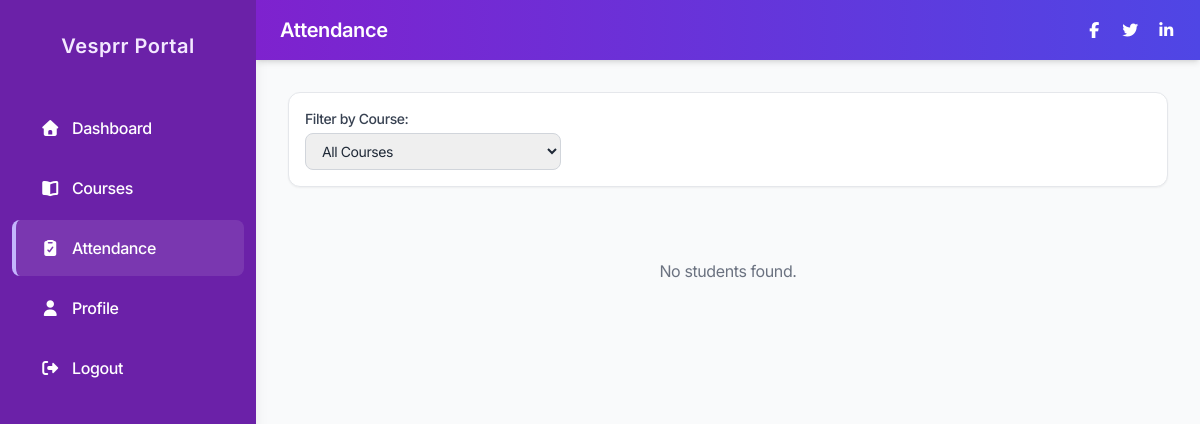
Before: /attendance/ with the older database file.
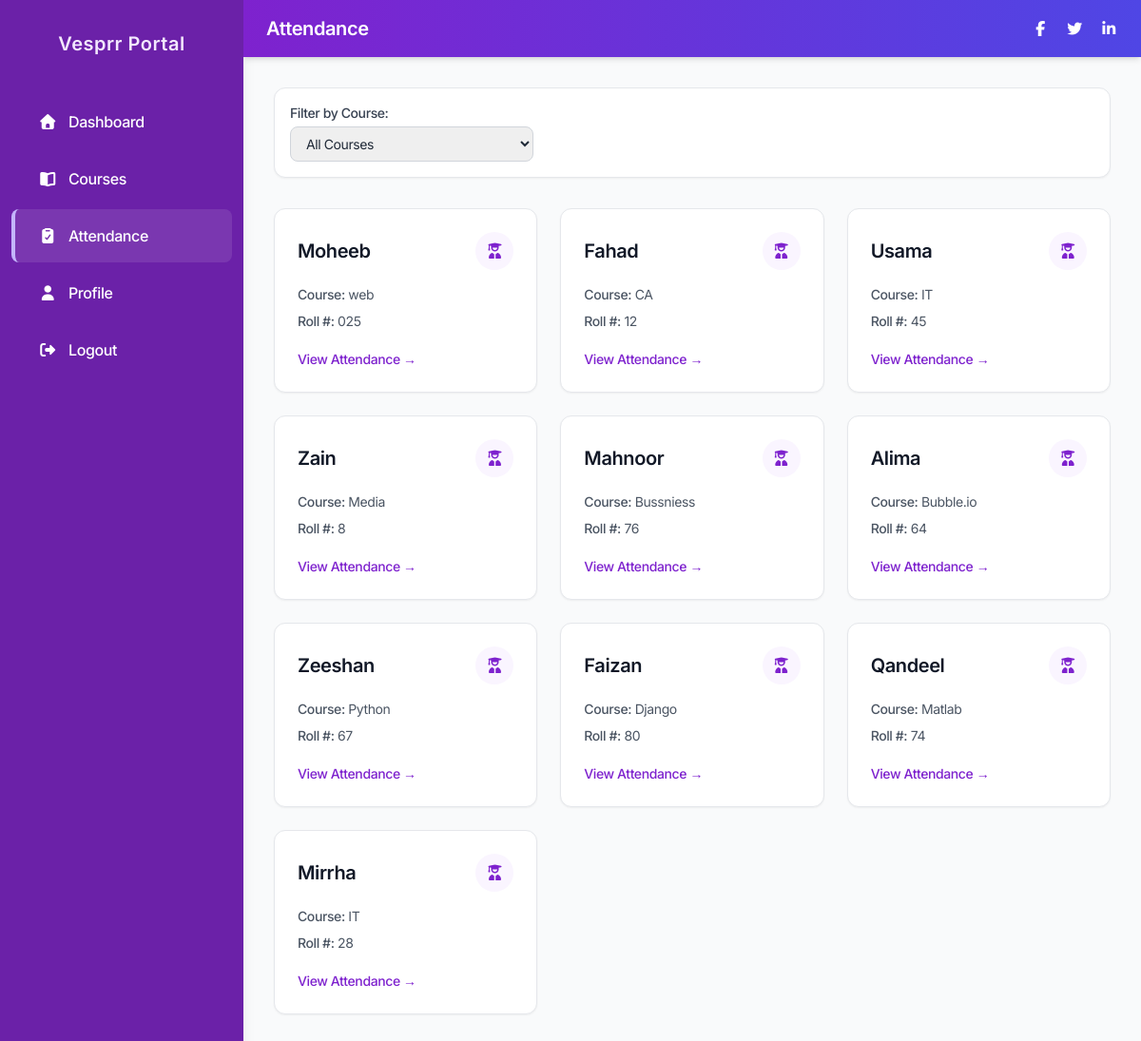
After: the same page with the newer database file.
### core/models.py (models this page shows, shortened)
class Student(models.Model):
	name = models.CharField(max_length=100)
	course = models.CharField(max_length=100)
	roll_number = models.CharField(max_length=20)

### core/views.py (the view)
# urls.py: path('attendance/', views.attendance, name='attendance'),
def attendance(request):
    course_filter = request.GET.get('course', '')
    courses = Student.objects.values_list('course', flat=True).distinct()
    if course_filter:
        students = Student.objects.filter(course=course_filter)
    else:
        students = Student.objects.all()
    return render(request, 'attendance.html', {
        'page_title': 'Attendance',
        'students': students,
        'courses': courses,
        'selected_course': course_filter,
    })

### templates/attendance.html (shortened to what this page needs)
{% extends "base.html" %}
{% block content %}
<div class="w-full mx-auto px-4 sm:px-6 lg:px-8 py-8">
  <form method="get"
        class="mb-8 flex flex-col sm:flex-row sm:items-center sm:justify-between gap-4 bg-white shadow-sm rounded-xl p-4 border border-gray-200">
    <div>
      <label for="course" class="block text-sm font-medium text-gray-700 mb-1">
        Filter by Course:
      </label>
      <select name="course" id="course"
              onchange="this.form.submit()"
              class="w-full sm:w-64 border border-gray-300 rounded-lg px-3 py-2 text-sm focus:outline-none focus:ring-2 focus:ring-purple-400 focus:border-purple-400">
        <option value="">All Courses</option>
      </select>
    </div>
  </form>
  <div class="grid grid-cols-1 sm:grid-cols-2 lg:grid-cols-3 gap-6">
    {% for student in students %}
      <a href="{% url 'student_attendance_detail' student.id %}"
         class="group block bg-white rounded-xl border border-gray-200 shadow-sm hover:shadow-md hover:border-purple-300 transition-all duration-200">
        <div class="p-6">
          <div class="flex items-center justify-between">
            <h3 class="text-xl font-semibold text-gray-900 group-hover:text-purple-700">
              {{ student.name }}
            </h3>
            <div class="h-10 w-10 flex items-center justify-center rounded-full bg-purple-50 text-purple-700 group-hover:bg-purple-100">
              <i class="fas fa-user-graduate"></i>
            </div>
          </div>
          <div class="mt-4 space-y-2 text-gray-600">
            <p class="text-sm">
              <span class="font-medium">Course:</span> {{ student.course }}
            </p>
            <p class="text-sm">
              <span class="font-medium">Roll #:</span> {{ student.roll_number }}
            </p>
          </div>
          <div class="mt-5 text-sm font-medium text-purple-700 group-hover:underline">
            View Attendance &rarr;
          </div>
        </div>
      </a>
    {% empty %}
      <div class="col-span-full text-center text-gray-500 py-10">
        No students found.
      </div>
    {% endfor %}
  </div>
</div>
{% endblock %}

### templates/base.html (shortened to what this page needs)
{% load static %}
<!DOCTYPE html>
<html lang="en">
<head>
  <script src="https://cdn.tailwindcss.com"></script>
  <link rel="stylesheet" href="https://cdnjs.cloudflare.com/ajax/libs/font-awesome/7.0.1/css/all.min.css"
 />
</head>
<body class="m-0 bg-gray-50 text-gray-800">
  <div class="flex min-h-screen">
    <nav class="hidden md:block fixed top-0 left-0 h-screen w-64 bg-gradient-b text-white flex-col items-stretch py-6 shadow-lg z-40">
      <h2 class="text-center mb-10 mt-2 text-xl font-semibold tracking-wide text-purple-100">Vesprr Portal</h2>
      <div class="flex-1 flex flex-col justify-start w-full space-y-1 px-3">
        <a href="{% url 'home' %}"
          class="nav-item flex items-center w-full px-6 py-4 font-medium rounded-lg border-l-4 border-transparent hover:bg-purple-700/50 hover:border-purple-300 text-left {% if request.resolver_match.url_name == 'home' %}active-nav{% endif %}">
          <i class="fas fa-home w-5 mr-3"></i> Dashboard
        </a>
        <a href="{% url 'courses' %}"
          class="nav-item flex items-center w-full px-6 py-4 font-medium rounded-lg border-l-4 border-transparent hover:bg-purple-700/50 hover:border-purple-300 text-left {% if request.resolver_match.url_name == 'courses' %}active-nav{% endif %}">
          <i class="fas fa-book-open w-5 mr-3"></i> Courses
        </a>
        <a href="{% url 'attendance' %}"
          class="nav-item flex items-center w-full px-6 py-4 font-medium rounded-lg border-l-4 border-transparent hover:bg-purple-700/50 hover:border-purple-300 text-left {% if request.resolver_match.url_name == 'attendance' %}active-nav{% endif %}">
          <i class="fas fa-clipboard-check w-5 mr-3"></i> Attendance
        </a>
        <a href="#"
          class="nav-item flex items-center w-full px-6 py-4 font-medium rounded-lg border-l-4 border-transparent hover:bg-purple-700/50 hover:border-purple-300 text-left">
          <i class="fas fa-user w-5 mr-3"></i> Profile
        </a>
        <a href="/logout/"
          class="nav-item flex items-center w-full px-6 py-4 font-medium rounded-lg border-l-4 border-transparent hover:bg-purple-700/50 hover:border-purple-300 text-left mt-4">
          <i class="fas fa-sign-out-alt w-5 mr-3"></i> Logout
        </a>
      </div>
    </nav>
    <div class="flex-1 flex flex-col ml-0 md:ml-64 max-h-screen overflow-y-auto">
      <div class="sticky top-0 z-50 flex items-center justify-between bg-gradient-r px-6 py-4 shadow-md">
        <div class="flex justify-center">
          <h1 class="text-white text-xl font-semibold">{{ page_title|default:'Dashboard' }}</h1>
        </div>
        <div class="flex items-center gap-4">
          <a href="#" class="text-white hover:text-purple-300">
            <i class="fab fa-facebook-f"></i>
          </a>
          <a href="#" class="text-white hover:text-purple-300">
            <i class="fab fa-twitter"></i>
          </a>
          <a href="#" class="text-white hover:text-purple-300">
            <i class="fab fa-linkedin-in"></i>
          </a>
        </div>
      </div>
      {% block content %}
      {% endblock %}
    </div>
  </div>
</body>
</html>

### templates/base.html (style rules this page uses)
* { box-sizing: border-box; }
body { font-family: "Inter", sans-serif; letter-spacing: -0.025em; }
.nav-item { transition: all 0.2s ease; }
.active-nav { background: rgba(255, 255, 255, 0.1); border-left-color: rgb(196 181 253) !important; }

Changed rows visible on the page:
added Student: name "Moheeb", course "web", roll_number "025"
added Student: name "Fahad", course "CA", roll_number "12"
added Student: name "Usama", course "IT", roll_number "45"
added Student: name "Zain", course "Media", roll_number "8"
added Student: name "Mahnoor", course "Bussniess", roll_number "76"
added Student: name "Alima", course "Bubble.io", roll_number "64"
added Student: name "Zeeshan", course "Python", roll_number "67"
added Student: name "Faizan", course "Django", roll_number "80"
added Student: name "Qandeel", course "Matlab", roll_number "74"
added Student: name "Mirrha", course "IT", roll_number "28"
Other visible differences:
text no longer shown: "No students found."
